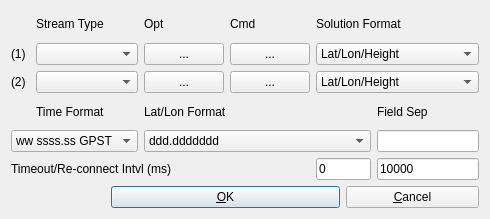
<?xml version="1.0" encoding="UTF-8"?>
<ui version="4.0">
 <class>ConnectDialog</class>
 <widget class="QWidget" name="ConnectDialog">
  <property name="geometry">
   <rect>
    <x>0</x>
    <y>0</y>
    <width>490</width>
    <height>219</height>
   </rect>
  </property>
  <property name="windowTitle">
   <string>Connection Settings</string>
  </property>
  <property name="toolTip">
   <string/>
  </property>
  <layout class="QGridLayout" name="gridLayout">
   <item row="0" column="1">
    <widget class="QLabel" name="Label1">
     <property name="enabled">
      <bool>true</bool>
     </property>
     <property name="toolTip">
      <string/>
     </property>
     <property name="text">
      <string>Stream Type</string>
     </property>
    </widget>
   </item>
   <item row="0" column="3">
    <widget class="QLabel" name="Label2">
     <property name="enabled">
      <bool>true</bool>
     </property>
     <property name="toolTip">
      <string/>
     </property>
     <property name="text">
      <string>Opt</string>
     </property>
    </widget>
   </item>
   <item row="0" column="4">
    <widget class="QLabel" name="Label4">
     <property name="enabled">
      <bool>true</bool>
     </property>
     <property name="toolTip">
      <string/>
     </property>
     <property name="text">
      <string>Cmd</string>
     </property>
    </widget>
   </item>
   <item row="0" column="5" colspan="3">
    <widget class="QLabel" name="Label3">
     <property name="enabled">
      <bool>true</bool>
     </property>
     <property name="toolTip">
      <string/>
     </property>
     <property name="text">
      <string>Solution Format</string>
     </property>
    </widget>
   </item>
   <item row="1" column="0">
    <widget class="QLabel" name="Label9">
     <property name="enabled">
      <bool>true</bool>
     </property>
     <property name="toolTip">
      <string/>
     </property>
     <property name="text">
      <string>(1)</string>
     </property>
    </widget>
   </item>
   <item row="1" column="1" colspan="2">
    <widget class="QComboBox" name="SelStream1">
     <property name="enabled">
      <bool>true</bool>
     </property>
     <property name="toolTip">
      <string/>
     </property>
     <item>
      <property name="text">
       <string/>
      </property>
     </item>
     <item>
      <property name="text">
       <string>Serial</string>
      </property>
     </item>
     <item>
      <property name="text">
       <string>TCP Client</string>
      </property>
     </item>
     <item>
      <property name="text">
       <string>TCP Server</string>
      </property>
     </item>
     <item>
      <property name="text">
       <string>NTRIP Client</string>
      </property>
     </item>
     <item>
      <property name="text">
       <string>File</string>
      </property>
     </item>
    </widget>
   </item>
   <item row="1" column="3">
    <widget class="QPushButton" name="BtnOpt1">
     <property name="enabled">
      <bool>true</bool>
     </property>
     <property name="toolTip">
      <string/>
     </property>
     <property name="text">
      <string>...</string>
     </property>
    </widget>
   </item>
   <item row="1" column="4">
    <widget class="QPushButton" name="BtnCmd1">
     <property name="enabled">
      <bool>true</bool>
     </property>
     <property name="toolTip">
      <string/>
     </property>
     <property name="text">
      <string>...</string>
     </property>
    </widget>
   </item>
   <item row="1" column="5" colspan="3">
    <widget class="QComboBox" name="SolFormat1">
     <property name="enabled">
      <bool>true</bool>
     </property>
     <property name="toolTip">
      <string/>
     </property>
     <item>
      <property name="text">
       <string>Lat/Lon/Height</string>
      </property>
     </item>
     <item>
      <property name="text">
       <string>X/Y/Z-ECEF</string>
      </property>
     </item>
     <item>
      <property name="text">
       <string>E/N/U-Baseline</string>
      </property>
     </item>
     <item>
      <property name="text">
       <string>NMEA0183</string>
      </property>
     </item>
    </widget>
   </item>
   <item row="2" column="0">
    <widget class="QLabel" name="Label10">
     <property name="enabled">
      <bool>true</bool>
     </property>
     <property name="toolTip">
      <string/>
     </property>
     <property name="text">
      <string>(2)</string>
     </property>
    </widget>
   </item>
   <item row="2" column="1" colspan="2">
    <widget class="QComboBox" name="SelStream2">
     <property name="enabled">
      <bool>true</bool>
     </property>
     <property name="toolTip">
      <string/>
     </property>
     <item>
      <property name="text">
       <string/>
      </property>
     </item>
     <item>
      <property name="text">
       <string>Serial</string>
      </property>
     </item>
     <item>
      <property name="text">
       <string>TCP Client</string>
      </property>
     </item>
     <item>
      <property name="text">
       <string>TCP Server</string>
      </property>
     </item>
     <item>
      <property name="text">
       <string>NTRIP Client</string>
      </property>
     </item>
     <item>
      <property name="text">
       <string>File</string>
      </property>
     </item>
    </widget>
   </item>
   <item row="2" column="3">
    <widget class="QPushButton" name="BtnOpt2">
     <property name="enabled">
      <bool>true</bool>
     </property>
     <property name="toolTip">
      <string/>
     </property>
     <property name="text">
      <string>...</string>
     </property>
    </widget>
   </item>
   <item row="2" column="4">
    <widget class="QPushButton" name="BtnCmd2">
     <property name="enabled">
      <bool>true</bool>
     </property>
     <property name="toolTip">
      <string/>
     </property>
     <property name="text">
      <string>...</string>
     </property>
    </widget>
   </item>
   <item row="2" column="5" colspan="3">
    <widget class="QComboBox" name="SolFormat2">
     <property name="enabled">
      <bool>true</bool>
     </property>
     <property name="toolTip">
      <string/>
     </property>
     <item>
      <property name="text">
       <string>Lat/Lon/Height</string>
      </property>
     </item>
     <item>
      <property name="text">
       <string>X/Y/Z-ECEF</string>
      </property>
     </item>
     <item>
      <property name="text">
       <string>E/N/U-Baseline</string>
      </property>
     </item>
     <item>
      <property name="text">
       <string>NMEA0183</string>
      </property>
     </item>
    </widget>
   </item>
   <item row="3" column="1">
    <widget class="QLabel" name="Label5">
     <property name="enabled">
      <bool>true</bool>
     </property>
     <property name="toolTip">
      <string/>
     </property>
     <property name="text">
      <string>Time Format</string>
     </property>
    </widget>
   </item>
   <item row="3" column="3" colspan="4">
    <widget class="QLabel" name="Label6">
     <property name="enabled">
      <bool>true</bool>
     </property>
     <property name="toolTip">
      <string/>
     </property>
     <property name="text">
      <string>Lat/Lon Format</string>
     </property>
    </widget>
   </item>
   <item row="3" column="7">
    <widget class="QLabel" name="Label7">
     <property name="enabled">
      <bool>true</bool>
     </property>
     <property name="toolTip">
      <string/>
     </property>
     <property name="text">
      <string>Field Sep</string>
     </property>
    </widget>
   </item>
   <item row="4" column="0" colspan="3">
    <widget class="QComboBox" name="TimeFormS">
     <property name="enabled">
      <bool>true</bool>
     </property>
     <property name="toolTip">
      <string/>
     </property>
     <item>
      <property name="text">
       <string>ww ssss.ss GPST</string>
      </property>
     </item>
     <item>
      <property name="text">
       <string>hh:mm:ss GPST</string>
      </property>
     </item>
     <item>
      <property name="text">
       <string>hh:mm:ss UTC</string>
      </property>
     </item>
     <item>
      <property name="text">
       <string>hh:mm:ss JST</string>
      </property>
     </item>
    </widget>
   </item>
   <item row="4" column="3" colspan="4">
    <widget class="QComboBox" name="DegFormS">
     <property name="enabled">
      <bool>true</bool>
     </property>
     <property name="toolTip">
      <string/>
     </property>
     <item>
      <property name="text">
       <string>ddd.ddddddd</string>
      </property>
     </item>
     <item>
      <property name="text">
       <string>ddd mm ss.sss</string>
      </property>
     </item>
    </widget>
   </item>
   <item row="4" column="7">
    <widget class="QLineEdit" name="FieldSepS">
     <property name="enabled">
      <bool>true</bool>
     </property>
     <property name="toolTip">
      <string/>
     </property>
     <property name="text">
      <string/>
     </property>
    </widget>
   </item>
   <item row="5" column="0" colspan="5">
    <widget class="QLabel" name="Label8">
     <property name="enabled">
      <bool>true</bool>
     </property>
     <property name="toolTip">
      <string/>
     </property>
     <property name="text">
      <string>Timeout/Re-connect Intvl (ms)</string>
     </property>
    </widget>
   </item>
   <item row="5" column="5" colspan="2">
    <widget class="QLineEdit" name="TimeOutTimeE">
     <property name="enabled">
      <bool>true</bool>
     </property>
     <property name="toolTip">
      <string/>
     </property>
     <property name="text">
      <string>0</string>
     </property>
    </widget>
   </item>
   <item row="5" column="7">
    <widget class="QLineEdit" name="ReConnTimeE">
     <property name="enabled">
      <bool>true</bool>
     </property>
     <property name="toolTip">
      <string/>
     </property>
     <property name="text">
      <string>10000</string>
     </property>
    </widget>
   </item>
   <item row="6" column="2" colspan="4">
    <widget class="QPushButton" name="BtnOk">
     <property name="enabled">
      <bool>true</bool>
     </property>
     <property name="toolTip">
      <string/>
     </property>
     <property name="text">
      <string>&amp;OK</string>
     </property>
     <property name="autoDefault">
      <bool>true</bool>
     </property>
     <property name="default">
      <bool>true</bool>
     </property>
    </widget>
   </item>
   <item row="6" column="6" colspan="2">
    <widget class="QPushButton" name="BtnCancel">
     <property name="enabled">
      <bool>true</bool>
     </property>
     <property name="toolTip">
      <string/>
     </property>
     <property name="text">
      <string>&amp;Cancel</string>
     </property>
    </widget>
   </item>
  </layout>
 </widget>
 <resources/>
 <connections/>
</ui>
